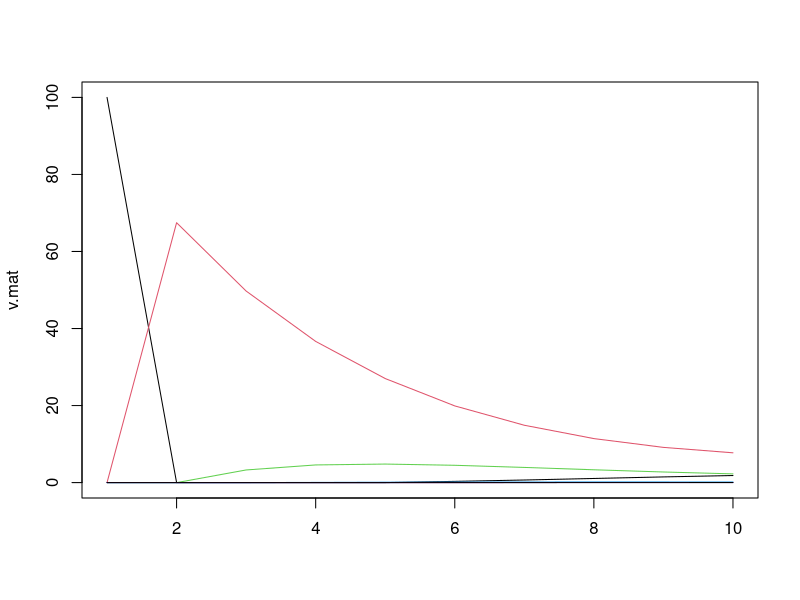

R code for this plot:
# Linear finite difference equations
# This file solves difference equations of the form 
# v(n)=v(n-1)%*%P
# where v(n) is a vector of length k, P is a kxk matrix and %*% denotes matrix multiplication



####
# inputs
####
# define our transition matrix 
# P=rbind(c(0,0.6),
#         c(3.6,0.6))
a = 1
b = 1 
P=matrix(c(0, 0, 0,0, 127, 4, 80,
           0.6747 * a, 0.737, 0, 0, 0, 0, 0,
           0, 0.0486, 0.6610, 0, 0, 0, 0,
           0, 0, 0.0147, 0.6907, 0, 0, 0,
           0, 0, 0, 0.0518 * b, 0, 0, 0,
           0, 0, 0, 0, 0.8091 * b, 0, 0,
           0, 0, 0, 0, 0, 0.8091 * b, 0.8089 * b),7,byrow=FALSE)

# define initial condition
v1=c(100, 0, 0, 0, 0, 0, 0)

# define length of run 
Tf=10

#####
# output
#####

v.mat=matrix(NA,nrow=Tf,ncol=length(v1))

###
# simulate
###
v.mat[1,]=v1
for(n in 2:Tf)v.mat[n,]=v.mat[n-1,]%*%P

# plot
matplot(v.mat,type="l",lty=1)

# # plot ratio of densities (juveniles)
# top=v.mat[-1,1]
# bottom=v.mat[-Tf,1]
# 
# plot(top/bottom, type="l")
# 
# print(top[Tf-1]/bottom[Tf-1])
# 
# # pull out the "right" eigenvalue of P (dominant eigenvalue)
# 
print(Re(eigen(P)$values[1]))